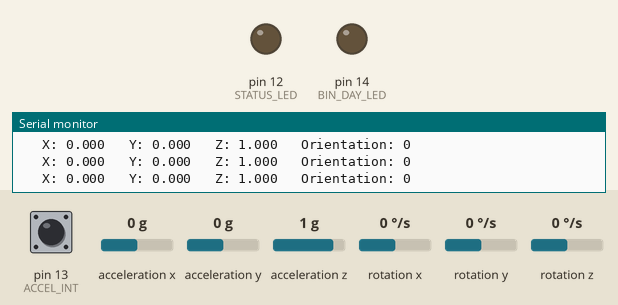
Recording of a sketch running on a simulated Arduino Uno, built with avr-gcc and run on an emulated ATmega328P. Parts: output pins drawn as LEDs (lit = HIGH), the last lines printed to the serial monitor. Inputs (shaded band) come from the test bench; at power-on: pin 13 (ACCEL_INT) HIGH, acceleration x 0 g, acceleration y 0 g, acceleration z 1 g, rotation x 0 °/s, rotation y 0 °/s, rotation z 0 °/s.

Above: at 3.3 s.
3.4 s: pin 13 (ACCEL_INT) pulled LOW for 0.6 s
At 4.0 s:
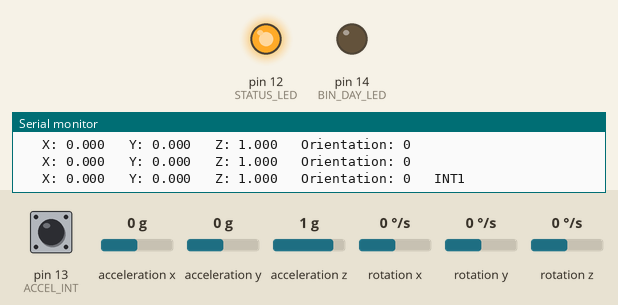
5.6 s: pin 13 (ACCEL_INT) pulled LOW for 3.2 s
At 10.4 s:
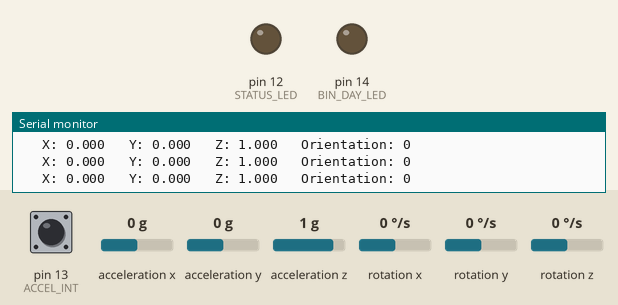
Timing chart, 0 to 11.9 s (numbered marks = the images above; inputs shaded):
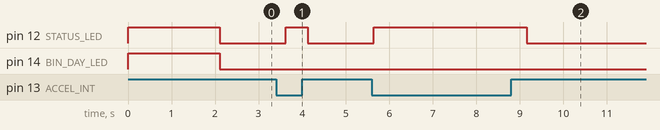

The sketch:

AccelerometerTest.ino
```cpp
#include <SparkFun_MMA8452Q.h>

#define BIN_DAY_LED 14
#define STATUS_LED 12

// Accelerometer INT1 is connected to GPIO13.
// Note: INT2 is connected to reset on V1.0 boards
// Do not enable INT2!!!!
#define ACCEL_INT 13

MMA8452Q accel;

// 0: Vertical
// 1: On Side
// 2: On front
// 3: On back
int orientation = 0;
int lastOrientation = 0;
float xAcceleration;
float yAcceleration;
float zAcceleration;
bool hasAccelerationMeasurement;
bool lidOpened = false;
bool lastLidOpened = false;
byte portraitLandscape;

void setup() {
  pinMode(ACCEL_INT, INPUT_PULLUP);

  pinMode(BIN_DAY_LED, OUTPUT);
  digitalWrite(BIN_DAY_LED, HIGH);

  pinMode(STATUS_LED, OUTPUT);
  digitalWrite(STATUS_LED, HIGH);

  // INT2 is routed to reset.
  // Reset is active low.

  Serial.begin(115200);
  delay(2000);
  Serial.println("Setup Accelerometer");
  if (!accel.init(SCALE_8G, ODR_800)) {
    Serial.println("Accelerometer failed");
  }

  // Accelerometer needs to be in standby mode
  // to be configured.
  accel.standby();

  // 0.063 g/LSB for threshold
  // 30 is enough for detecting strong movement
  // or the tap as the bin lid is closed.
  // Perhaps we could use a Z tap detect....
  byte threshold = 10;
  Serial.print("Motion Threshold: ");
  Serial.println(threshold * 0.063, DEC);

  // Z Axis only for lid opening.
  // X & Y useful for falling over/movement detection
  // however this may be noisy (i.e. in the wind)
  // and our periodic wait / RTC update
  // should check this.
  // No latching.
  accel.setupMotion(false, true, false, false, threshold);

  // X/Y disabled
  // Tap detect in Z axis only
  //accel.setupTap(0x80, 0x80, 4);

  // Setup interrpt so that...
  // Source = freefall/motion (0b 0000 0100)
  //byte source = 0x04; // Motion
  //byte source = 0x08; // Pulse
  //byte source = 0x10; // Landscape/Portrate
  byte source = 0x14; // Orientation, pulse

  // Pin for any interrupt is INT1 (0b 1011 1101)
  // DO NOT USE INT2 as it is wired to reset
  // and interrupts are not cleared until read!
  byte pin = 0xBD;

  // Interrupt doesn't wake the system.
  bool wake = false;

  // interrupt is active low
  bool activeHigh = false;

  // open drain to allow multiple sources
  // because reset pin is INT2 we need to use open
  // drain rather than push/pull.
  bool openDrain = true;

  accel.setupInterrupts(source, pin, wake, activeHigh, openDrain);

  delay(10);

  // Now the accelerometer has been configured
  // we can run it.
  accel.active();

  delay(100);

  digitalWrite(BIN_DAY_LED, LOW);
  digitalWrite(STATUS_LED, LOW);

  Serial.println("Setup complete..");
}

void loop() {
  if (measureAcceleration()) {
    printCalculatedAccels();
    printInterrupt();
    printMotion();
    printTap();
    Serial.println();
  } else {
    Serial.println("Failed to get accelerometer readings");
  }

  delay(500);
}

void printInterrupt() {

  bool interrupt1Input = !digitalRead(ACCEL_INT);
  digitalWrite(STATUS_LED, interrupt1Input);

  if (interrupt1Input) {
    Serial.print("\t INT1");
  }

  byte interruptSource = accel.readInterruptSource();
  if (interruptSource > 0) {
    Serial.print("\t Interrupt Source: 0x");
    Serial.print(interruptSource , HEX);

    if (interruptSource  & 0x04 == 0x04) {
      Serial.print("t\ Motion");
    }

    if (interruptSource  & 0x08 == 0x08) {
      Serial.print("t\ Tap");
    }

    if (interruptSource  & 0x10 == 0x10) {
      Serial.print("t\ Orient");
    }
  }
}

void printMotion() {
  byte motion = accel.readMotion();
  if (motion > 0) {
    digitalWrite(BIN_DAY_LED, HIGH);

    Serial.print("\tMotion: 0x");
    Serial.print(motion, HEX);

    // Z 0b 00 11 0000
    if (motion & 0x20) {
      if (motion & 0x10) {
        Serial.print("-");
      }
      Serial.print("Z ");
    }

    // Y 0b 0000 11 00
    if (motion & 0x08) {
      if (motion & 0x04) {
        Serial.print("-");
      }
      Serial.print("Y ");
    }

    // X 0b 0000 00 11
    if (motion & 0x02) {
      if (motion & 0x01) {
        Serial.print("-");
      }
      Serial.print("X ");
    }

  } else {
    digitalWrite(BIN_DAY_LED, LOW);
  }
}

void printTap() {
  byte tap = accel.readTap();
  if (tap > 0) {
    Serial.print("\t Taps: 0x");
    Serial.print(tap, HEX);
    Serial.print("\t");

    if (tap & 0x08) {
      Serial.print("\t Double ");
    }

    if (tap & 0x40) {
      if (tap & 0x04) {
        Serial.print("-");
      }
      Serial.print("Z ");
    }

    if (tap & 0x20) {
      if (tap & 0x02) {
        Serial.print("-");
      }
      Serial.print("Y ");
    }

    if (tap & 0x10) {
      if (tap & 0x01) {
        Serial.print("-");
      }
      Serial.print("X ");
    }
  }
}

bool measureAcceleration() {

  hasAccelerationMeasurement = accel.available();

  if (hasAccelerationMeasurement) {
    accel.read();

    // floats cx, cy, and cz will store the calculated
    //   acceleration from those 12-bit values. These variables
    //   are in units of g's.
    xAcceleration = accel.cx;
    yAcceleration = accel.cy;
    zAcceleration = accel.cz;

    portraitLandscape = accel.readRawPL();

  }

  return hasAccelerationMeasurement;
}

// Compute the orientation of the bin using the accelerometer
// 0: Vertical
// 1: On Side
// 2: On front
// 3: On back
int computeBinOrientation() {

  // Y acceleration may be because the lid is opened, or because the
  // bin has falled on its front with the lid closed/partially open
  // expect gravity to mainly close the lid, however the wind may have
  // blown it back...
  // lid is open (vertical).
  // Lid vertical (open) ~ 1G - ignore here.
  // Lid all the way over ~ -1G
  // Z mat still be registering > 0.5 at this time.
  //
  if (yAcceleration < -0.8) {
    return 2;
  }

  // If X axis > 0.5G then it's probably 45° on the X axis so
  // assume it's on its side.
  if (xAcceleration > 0.8 || xAcceleration < -0.8) {
    return 1;
  }

  // If the bin is at-least 80% of gravity in the Z axis assume it's vertical.
  if (zAcceleration < -0.8) {
    // Vertical
    return 0;
  }

  // If the zAcceleration is +ve then the lid is either open
  // or the bin has fallen on its back and the lid is flat on the floow.
  if (zAcceleration > 0.5 ) {
    return 3;
  }

  if (yAcceleration > 0.5) {
    lidOpened = true;
    // Return bin OK, but assume the lid is open.
    return 0;
  }

  // Error, unknown condition
  return 9;
}

// This function demonstrates how to use the accel.cx, accel.cy,
// and accel.cz variables.
void printCalculatedAccels()
{
    Serial.print("\t X: ");
    Serial.print(xAcceleration, 3);
    Serial.print("\t Y: ");
    Serial.print(yAcceleration, 3);
    Serial.print("\t Z: ");
    Serial.print(zAcceleration, 3);
    Serial.print("\t Orientation: ");
    Serial.print(portraitLandscape, HEX);
}
```

Measured:
- after the input at 3.4 s, pin 12 (STATUS_LED): LOW → HIGH after 0.23 s, → LOW 0.50 s later
- after the input at 5.6 s, pin 12 (STATUS_LED): LOW → HIGH at once, → LOW 3.5 s later
